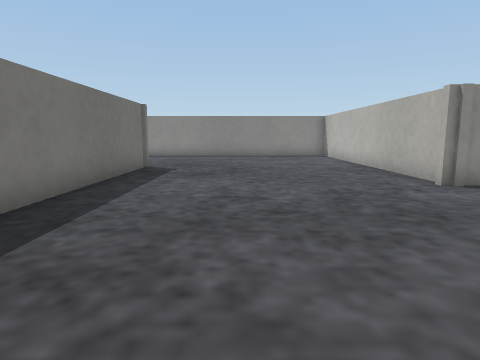
[1] (above)

20 first-person views from a walk through a Webots world. The camera is 0.05 m above the floor, tilts 8° down and sees 75° across. The floor is counted in squares, 0.05 m on a side. Each view is taken from the middle of a square. On the plan, view 1 faces up. The plan holds only what a view shows up to about 12 squares ahead; the rest is blank. The place goes on beyond the plan. The robots in the file are not drawn. Simple shapes and patterns stand in for the simulator's stock objects.

[2]
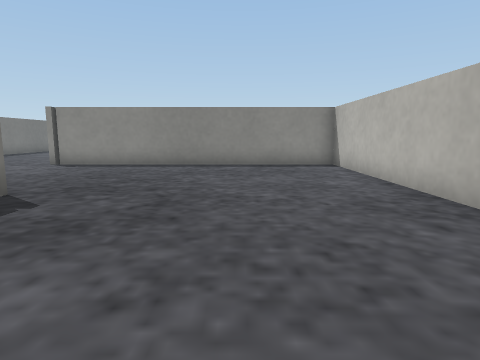

[3]
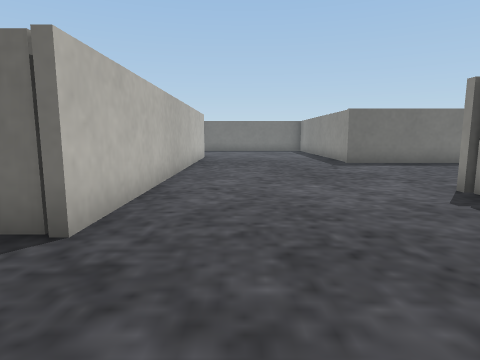

[4]
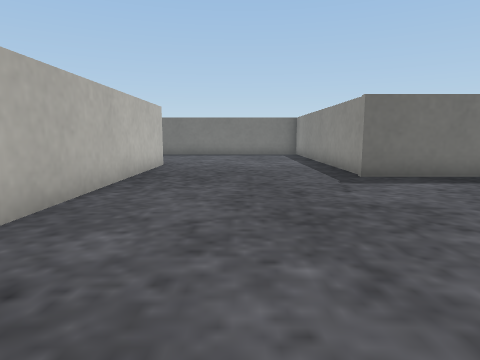

[5]
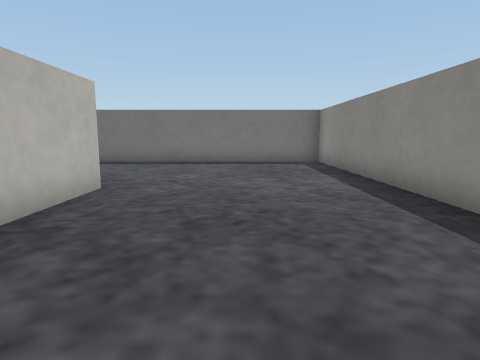

[6]
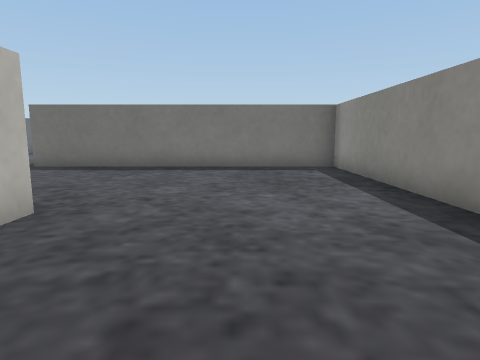

[7]
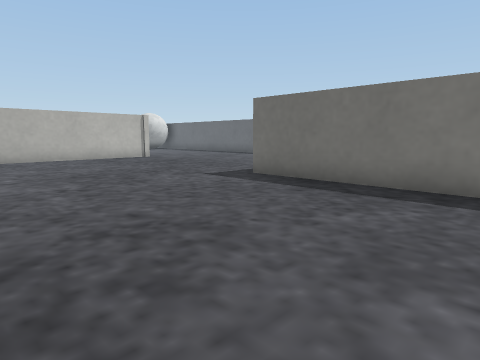

[8]
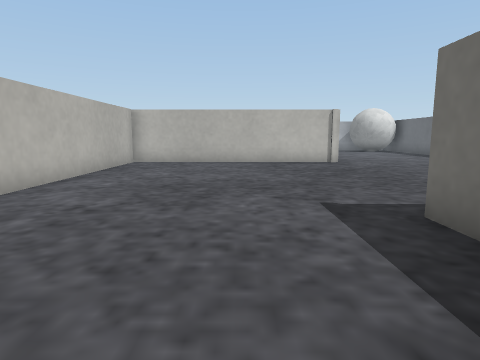

[9]
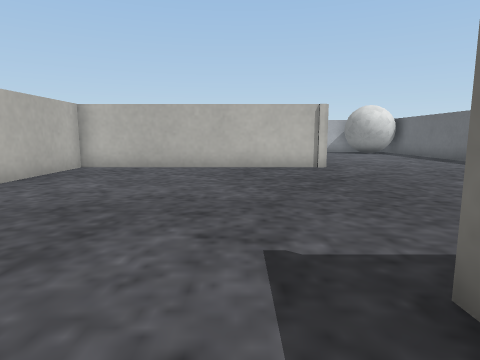

[10]
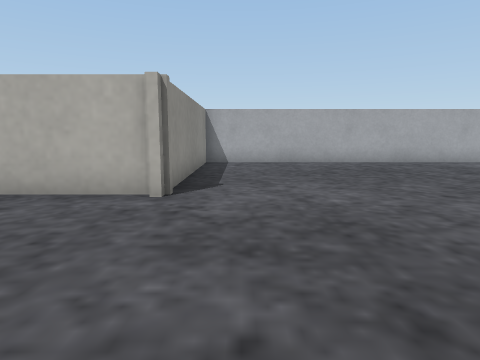

[11]
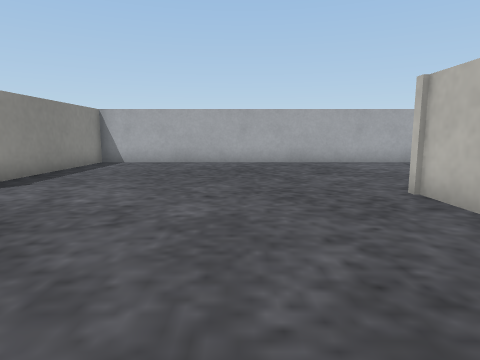

[12]
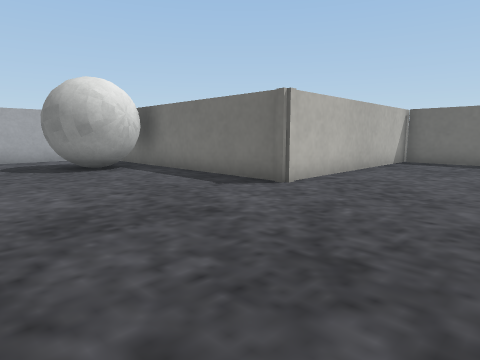

[13]
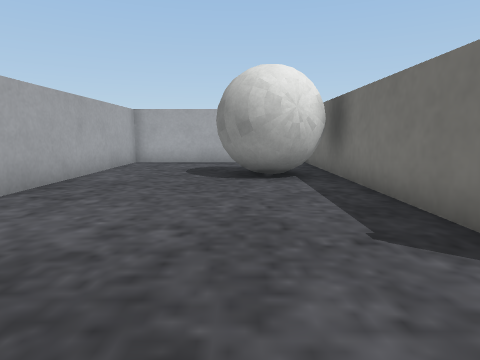

[14]
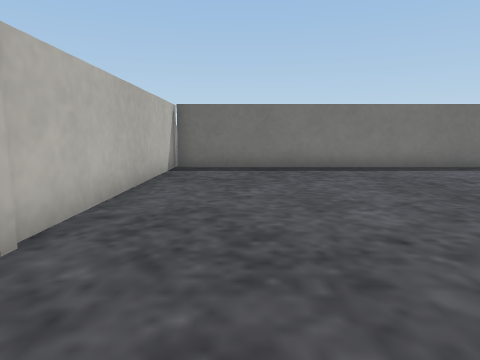

[15]
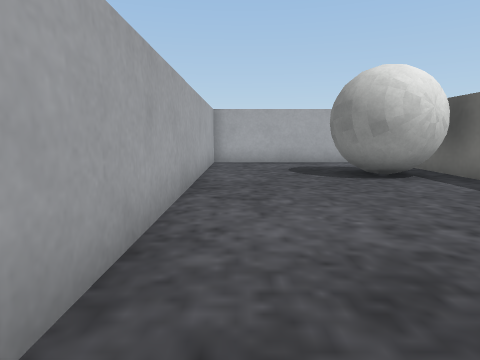

[16]
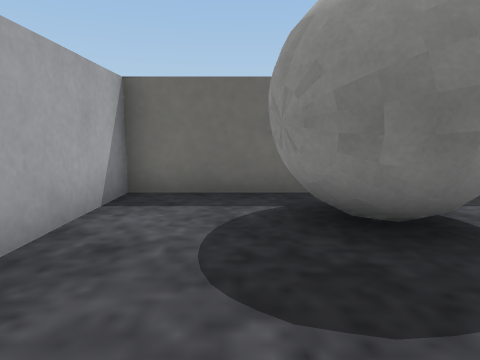

[17]
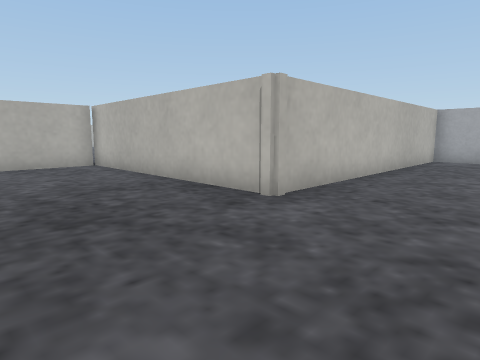

[18]
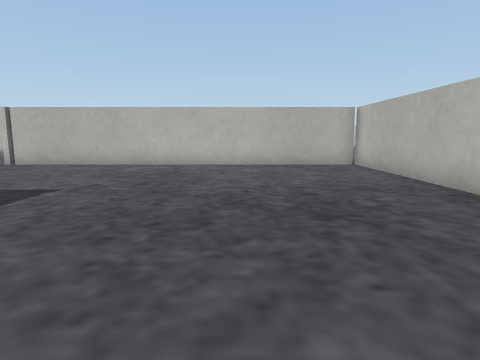

[19]
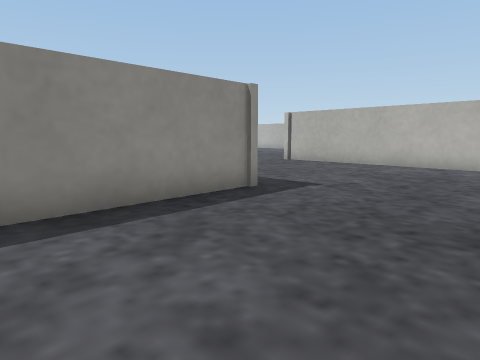

[20]
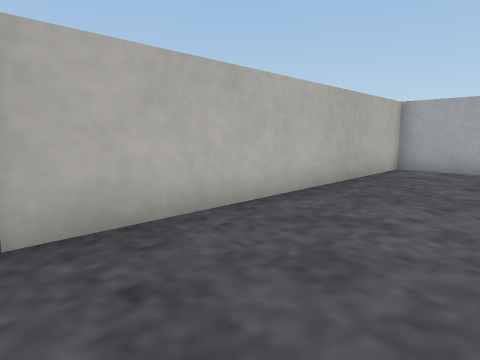

### Floor plan
Points are (right, up) in squares from view 1. A wall is a line through its corners. A room is listed if a view was taken in it or the views show most of it. See-through windows are left out.
Room 1 (views 1, 2, 3, 4, 5, 6, 7, 8, 9, 10, 11, 17, 18, 19, 20)
walls: (-11.7, 19.5) (-11.7, 16.1) (-21.3, 16.1) (-21.3, 6.3) (-25.5, 6.3); (-3.5, -2.1) (3.5, -2.1); (4.3, 6.5) (4.3, 16.1) (-5.8, 16.1); (-24.8, -12) (-22.7, -12) (-22.7, -2.1) (-14.9, -2.1) (-14.9, 10.3) (-3.1, 10.3) (-3.1, -2)
ways out: opening at (4.5, 2) to room 2
Room 2 (views 12, 13, 14, 15, 16)
walls: (3.5, -2.1) (4.5, -2.1) (4.5, -12) (11, -12) (11, 6.3) (4, 6.3)
ways out: opening at (4.5, 2) to room 1
objects: ball (5, -10) to (8, -7)

Positions as (right, up) in squares from view 1, and headings:
1: (0, 0), facing up
2: (1, 5), facing up
3: (0, 12), facing left
4: (-4, 13), facing left
5: (-9, 13), facing left
6: (-11, 13), facing left
7: (-15, 12), facing down-left
8: (-19, 10), facing down
9: (-20, 8), facing down
10: (-1, 5), facing right
11: (-1, 1), facing right
12: (10, 2), facing down-left
13: (7, 0), facing down
14: (7, 0), facing left
15: (10, 0), facing down
16: (10, -10), facing left
17: (-26, 2), facing down-right
18: (-26, 2), facing right
19: (-26, 2), facing up-right
20: (-26, -2), facing down-right
